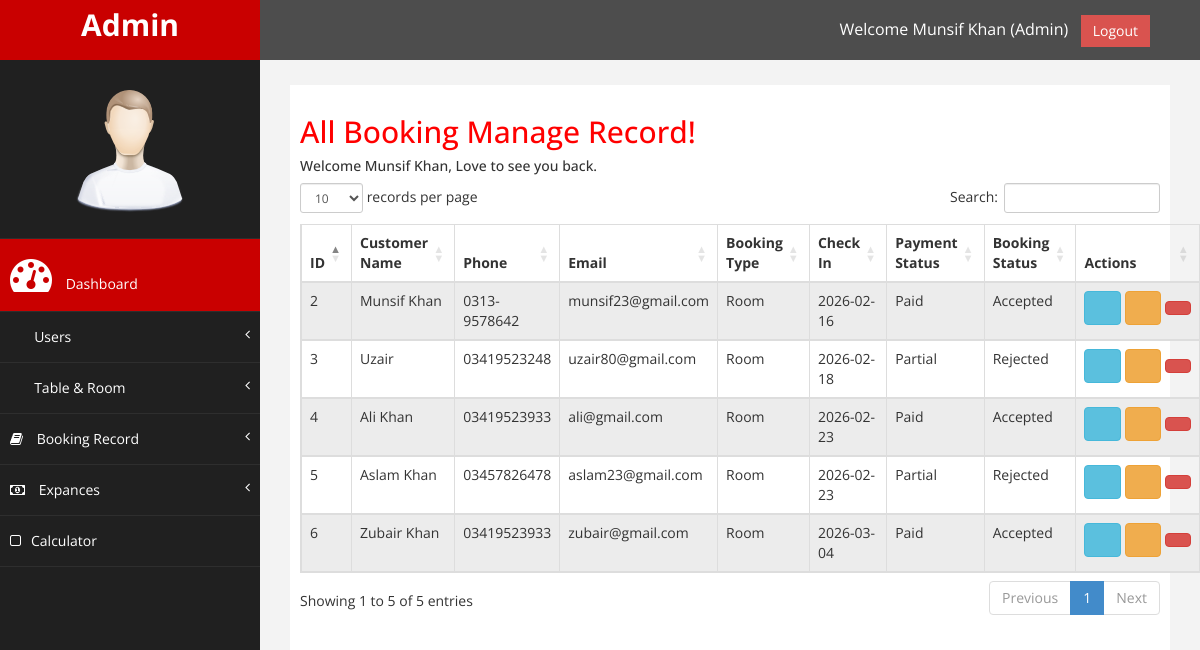
Page /adminPanel/booking/allbooking.php (signed in) on the committed database.
### tables this page shows
CREATE TABLE `bookings` (
  `id` int(20) NOT NULL,
  `cus_name` varchar(100) NOT NULL,
  `cus_phone` varchar(20) NOT NULL,
  `cus_email` varchar(150) NOT NULL,
  `passport_no` varchar(50) DEFAULT NULL,
  `address` text DEFAULT NULL,
  `booking_type` enum('Room','Table') NOT NULL,
  `rooms` int(11) NOT NULL DEFAULT 0,
  `adults` int(20) NOT NULL,
  `room_type` varchar(50) NOT NULL,
  `numGuest` int(11) NOT NULL,
  `check_in` date NOT NULL,
  `check_out` date NOT NULL,
  `amount` decimal(10,2) DEFAULT NULL,
  `payment_method` enum('Cash','Card','Online') NOT NULL,
  `pay_status` enum('Paid','Unpaid','Partial') NOT NULL DEFAULT 'Unpaid',
  `special_request` text DEFAULT NULL,
  `booking_status` enum('new','Accepted','Rejected') NOT NULL DEFAULT 'new',
  `created_at` timestamp NOT NULL DEFAULT current_timestamp(),
  `updated_at` timestamp NOT NULL DEFAULT current_timestamp() ON UPDATE current_timestamp()
);

### adminPanel/booking/allbooking.php (the view, shortened to what this page needs)
<?php
include '../includes/header2.php';
require '../includes/config.php';
$role = $_SESSION['role'];
?>
<div id="page-wrapper">
    <div id="page-inner">
        <h2>All Booking Manage Record!</h2>
        <h5>Welcome <?= htmlspecialchars($_SESSION['userName'] ?? 'User'); ?>, Love to see you back.</h5>
        <div class="table-responsive">
            <table class="table table-striped table-bordered table-hover" id="dataTables-example">
                <thead>
                    <tr>
                        <th>ID</th>
                        <th>Customer Name</th>
                        <th>Phone</th>
                        <th>Email</th>
                        <th>Booking Type</th>
                        <th>Check In</th>
                        <th>Payment Status</th>
                        <th>Booking Status</th>
                        <th>Actions</th>
                    </tr>
                </thead>
                <tbody>
                    <?php
                    $sql = "SELECT * FROM bookings ORDER BY id DESC";
                    $result = $conn->query($sql);
                    if ($result->num_rows > 0) {
                        while ($row = $result->fetch_assoc()) {
                            echo "<tr>";
                            echo "<td>" . htmlspecialchars($row['id']) . "</td>";
                            echo "<td>" . htmlspecialchars($row['cus_name']) . "</td>";
                            echo "<td>" . htmlspecialchars($row['cus_phone']) . "</td>";
                            echo "<td>" . htmlspecialchars($row['cus_email']) . "</td>";
                            echo "<td>" . htmlspecialchars($row['booking_type']) . "</td>";
                            echo "<td>" . htmlspecialchars($row['check_in']) . "</td>";
                            echo "<td>" . htmlspecialchars($row['pay_status']) . "</td>";
                            echo "<td>" . htmlspecialchars($row['booking_status']) . "</td>";
                            echo "<td style='white-space:nowrap;'>";
                            if ($role == 'Admin' || $role == 'Director') {
                                echo "
                                <button class='btn btn-info view-btn' data-id='".$row['id']."' data-toggle='modal'                  data-target='#editModal'>
                                    <i class='fas fa-eye'></i>
                                </button>
                                <button class='btn btn-warning edit-btn' data-id='".$row['id']."' data-toggle='modal'                   data-target='#editModal'>
                                    <i class='fas fa-edit'></i>
                                </button>
                                ";
                            }
                            if ($role == 'Admin') {
                                echo "
                                <button class='btn btn-danger delete-btn' data-id='".$row['id']."' data-toggle='modal'                  data-target='#deleteModal'>
                                    <i class='fas fa-trash'></i>
                                </button>
                                ";
                            }
                            echo "</td>";
                            echo "</tr>";
                        }
                    } else {
                        echo "<tr><td colspan='9' class='text-center'>No booking records found</td></tr>";
                    }
                    ?>
                </tbody>
            </table>
        </div>
    </div>
</div>
<?php include '../includes/footer2.php'; ?>

### adminPanel/assets/css/custom.css (style rules this page uses)
body { font-family: 'Open Sans', sans-serif; }
#page-wrapper { padding: 15px 15px; min-height: 600px; background:#F3F3F3; }
#page-inner { width:100%; margin:10px 20px 10px 0px; background-color:#fff!important; padding:10px; min-height:1200px; }
h2 { color: #f00; }
@media (min-width:768px) { #page-wrapper { margin: 0 0 0 260px; padding: 15px 30px; min-height: 1200px; } }

### rows in the picture
bookings: id "6", cus_name "Zubair Khan", cus_phone "03419523933", cus_email "zubair@gmail.com", booking_type "Room", check_in "2026-03-04", pay_status "Paid", booking_status "Accepted"
bookings: id "5", cus_name "Aslam Khan", cus_phone "03457826478", cus_email "aslam23@gmail.com", booking_type "Room", check_in "2026-02-23", pay_status "Partial", booking_status "Rejected"
bookings: id "4", cus_name "Ali Khan", cus_phone "03419523933", cus_email "ali@gmail.com", booking_type "Room", check_in "2026-02-23", pay_status "Paid", booking_status "Accepted"
bookings: id "3", cus_name "Uzair", cus_phone "03419523248", cus_email "uzair80@gmail.com", booking_type "Room", check_in "2026-02-18", pay_status "Partial", booking_status "Rejected"
bookings: id "2", cus_name "Munsif Khan", cus_phone "0313-9578642", cus_email "munsif23@gmail.com", booking_type "Room", check_in "2026-02-16", pay_status "Paid", booking_status "Accepted"

### other values in the picture
$role "Admin"
$_SESSION['userName'] "Munsif Khan"
$_SESSION['role'] "Admin"
